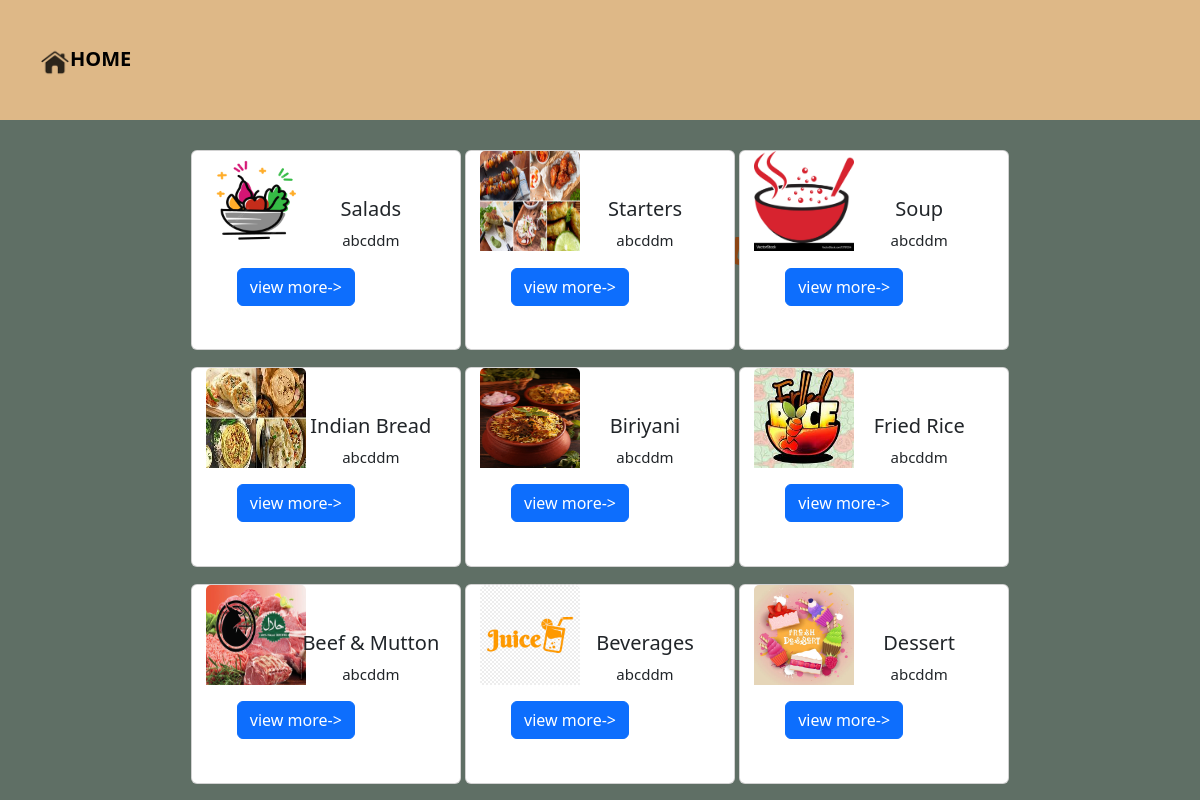
The app's page /menu/ with its own data.
### rest1/models.py (models this page shows, shortened)
class Category(models.Model):
    c_name=models.CharField(max_length=50,unique=True)
    slug=models.SlugField(max_length=50,unique=True)
    discription=models.CharField(max_length=300)
    c_images=models.ImageField(upload_to='category',default='default_image.jpg')

### rest1/views.py (the view)
# urls.py: path("menu/",menu,name='pg2'),
def menu(request):
    cat_dict={
        'cat':Category.objects.all()
    }
    return render(request,'menu.html',cat_dict)

### templates/menu.html
{% extends 'base.html'%}
{% load static %}
{% block content %}
<i><a class="navbar-brand" href="#" style="position:absolute;left:550px;bottom:520px;font-size:40px;
    font-weight:bold;color:saddlebrown;">OUR MENU</a></i>
<div class="container text-center" style="padding-top:30px;padding-bottom:10px;justify-content:space-between;
width:1000px;height:550px;">
    {% for i in  cat %}
        <div class="card" style="width: 270px; height:200px;display:inline-block;" >
        <img src="{{i.c_images.url}}" class="card-img-top" style="height:100px;width:100px;position:relative;right:70px;" alt="...">
        <div class="card-body" style="position:relative;bottom:70px;left:45px;" >
        <h5 class="card-title" >{{i.c_name}}</h5>
        <p  style="font-size:15px;"class="card-text">{{i.discription}}</p>
        <a href="{% url 'food_list_by_category' c_name_slug=i.slug %}" class="btn btn-primary" style="position:relative; right:75px;">view more-></a>
            </div>
        </div>
    {% endfor %}
      </div>
    {% endblock %}

### templates/base.html (shortened to what this page needs)
{%load static %}
<body style="background-color:#5F6F65;">
<link href="https://cdn.jsdelivr.net/npm/bootstrap@5.3.3/dist/css/bootstrap.min.css" rel="stylesheet">
<link href="https://cdnjs.cloudflare.com/ajax/libs/font-awesome/6.5.1/css/all.min.css" rel="stylesheet" >
<nav class="navbar navbar-expand-lg navbar-light" style="background-color:#DEB887;height:120px;">
    <div class="container-fluid">
      <a class="navbar-brand" href="{% url 'pg1'%}" style="position:absolute;left:40px;font-weight:bold;">
      <img src="{% static '/images/homelogo1.png' %}" style="width:30px;height:30px;">HOME</a>
    </div>
  </nav>
{% block content %}
{% endblock %}
</body>

### records on screen
Category: c_images (picture), c_name "Salads", discription "abcddm"
Category: c_images (picture), c_name "Starters", discription "abcddm"
Category: c_images (picture), c_name "Soup", discription "abcddm"
Category: c_images (picture), c_name "Indian Bread", discription "abcddm"
Category: c_images (picture), c_name "Biriyani", discription "abcddm"
Category: c_images (picture), c_name "Fried Rice", discription "abcddm"
Category: c_images (picture), c_name "Beef & Mutton", discription "abcddm"
Category: c_images (picture), c_name "Beverages", discription "abcddm"
Category: c_images (picture), c_name "Dessert", discription "abcddm"
